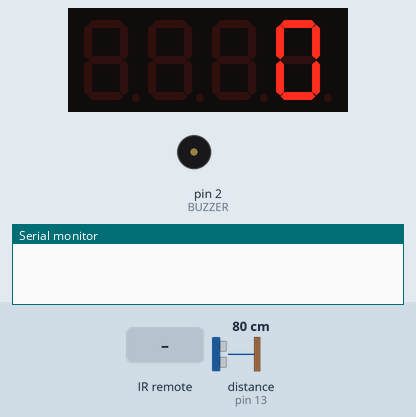
Simulated run of this sketch. Board: Arduino Uno, built with avr-gcc and run on an emulated ATmega328P. On the bench: 4-digit seven-segment display, buzzer (waves = sounding), the last lines printed to the serial monitor. The test bench sets the inputs (shaded band); at power-on: distance to the obstacle (sensor on pin 13) 80 cm. The echo pulse lasts 58.3 µs per cm.

Above: at 2.2 s.
2.3 s: distance to the obstacle (sensor on pin 13) set to 2 cm
At 3.8 s:
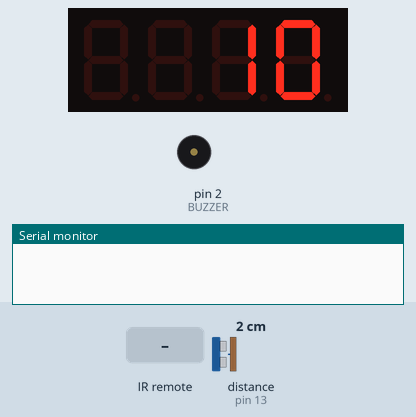
5.3 s: infrared code 0xF30CFF00 received
At 6.7 s:
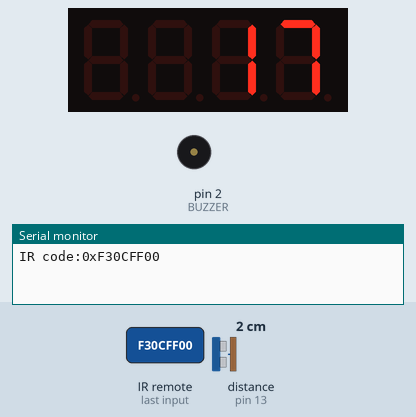
7.5 s: infrared code 0xBA45FF00 received
At 8.8 s:
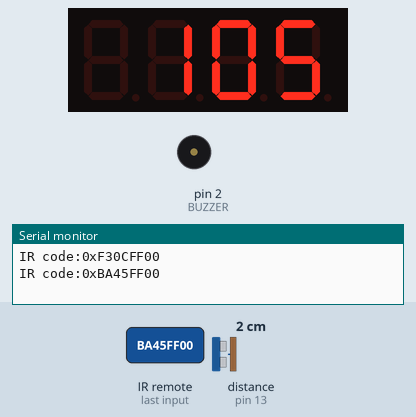
9.5 s: infrared code 0xE916FF00 received
At 10.8 s:
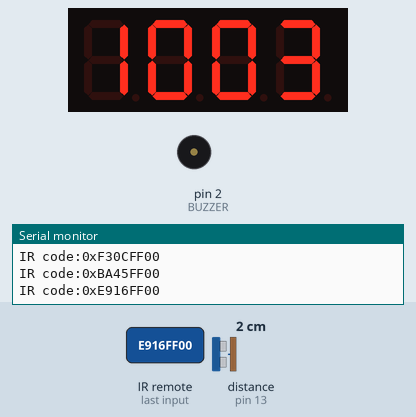
Timing chart, 0 to 14.6 s (numbered marks = the images above; inputs shaded):
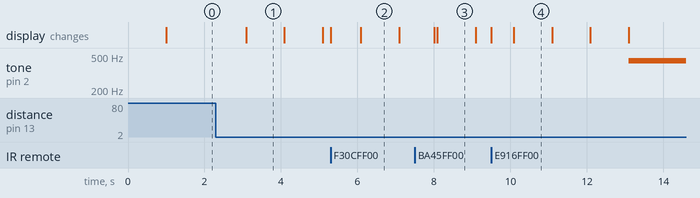

The sketch:

finalProjectAlarm.ino
```cpp
#include "SevSeg.h"
#include "SR04.h"
#include <IRremote.h>

// 4-DIGIT 7-SEGMENT
const uint8_t SEGMENT_A = 5;
const uint8_t SEGMENT_B = 6;
const uint8_t SEGMENT_C = 7;
const uint8_t SEGMENT_D = 8;
const uint8_t SEGMENT_E = 9;
const uint8_t SEGMENT_F = 10;
const uint8_t SEGMENT_G = 11;
const uint8_t SEGMENT_D1 = A1;
const uint8_t SEGMENT_D2 = A2;
const uint8_t SEGMENT_D3 = A3;
const uint8_t SEGMENT_D4 = A4;

// LEDS
const uint8_t LED_GREEN = 4;
const uint8_t LED_YELLOW = 3;
const uint8_t LED_RED = A5;

// BUZZER
const uint8_t BUZZER = 2;

// CONTROL REMOTO
const uint8_t IR = A0;

// ULTRASONIDO
const uint8_t TRIG = 13;
const uint8_t ECHO = 12;

// EL CÓDIGO PARA DESACTIVAR LA ALARMA
const uint16_t CODE = 905;

// Configuración display de 7 segmentos
SevSeg sevseg;
byte numDigits = 4;
byte digitPins[] = { SEGMENT_D1, SEGMENT_D2, SEGMENT_D3, SEGMENT_D4 };
// Display segment pins A,B,C,D,E,F,G,DP (DP por el momento se pone en un pin cualquiera)
byte segmentPins[] = { SEGMENT_A, SEGMENT_B, SEGMENT_C, SEGMENT_D, SEGMENT_E, SEGMENT_F, SEGMENT_G };
// Dropping resistors used
bool resistorsOnSegments = true;  // 'false' means resistors are on digit pins
// Display type
byte hardwareConfig = COMMON_CATHODE;
bool updateWithDelays = false;  // Default 'false' is Recommended
bool leadingZeros = false;      // Use 'true' if you'd like to keep the leading zeros
bool disableDecPoint = true;    // Use 'true' if your decimal point doesn't exist or isn't connected

// Configuración sensor ultrasónico
SR04 sr04 = SR04(ECHO, TRIG);
long ultrasonicDistance;
// Controlar cada cuanto se comprueba el sensor
long timer = millis();

// Comprueba si se ha activado el sensor de proximidad, y el número de la cuenta atrás actual
bool countDown = false;
uint8_t countDownNum = 0;

// El número que se mostrará en el display
uint16_t numberToDisplay = 0;
int16_t actualCode = -1;
// El código para desactivar la alarma
uint16_t alarmCode = 896;

// Configuración inicial control remoto
IRrecv irrecv(IR);  // create instance of 'irrecv'
//vairable uses to store the last decodedRawData
uint32_t last_decodedRawData = 0;

// Se comprueba si la alarma está activada o no
bool alarmOn = true;


void setup() {
  Serial.begin(9600);
  delay(1000);
  // Start display object
  sevseg.begin(hardwareConfig, numDigits, digitPins, segmentPins, resistorsOnSegments,
               updateWithDelays, leadingZeros, disableDecPoint);
  // Set brightness
  sevseg.setBrightness(90);
  irrecv.enableIRIn();  // Start the receiver
}

void loop() {
  if (alarmOn) {
    if (!countDown) {
      if (millis() - timer >= 1000) {
        ultrasonicDistance = sr04.Distance();
        if (ultrasonicDistance < 50) {
          countDown = true;
          countDownNum = 10;
          numberToDisplay = countDownNum;
          digitalWrite(LED_YELLOW, HIGH);
        }
        timer = millis();
      }
    }

    else {
      if (countDownNum == 0) {
        digitalWrite(LED_RED, HIGH);
        digitalWrite(LED_YELLOW, LOW);
        tone(BUZZER, 440);
        sevseg.blank();
        numberToDisplay = 0000;
        alarmOn = false;
      }

      else if (millis() - timer >= 1000) {
        numberToDisplay--;
        countDownNum--;
        timer = millis();
      }

      if (irrecv.decode())  // have we received an IR signal?
      {
        int8_t code = translateIR();
        if (code != -2) {
          if (actualCode == -1) {
            actualCode = code;
          }

          else {
            if (code == -1 && actualCode == alarmCode) {
              digitalWrite(LED_GREEN, HIGH);
              digitalWrite(LED_YELLOW, LOW);
              sevseg.blank();
              numberToDisplay = 0000;
              alarmOn = false;
              actualCode = 000;
              countDownNum = 0;
            }

            if (actualCode < 100) {
              actualCode = concat(actualCode, code);
            }
          }
          numberToDisplay = concat(actualCode, countDownNum);
        }
        irrecv.resume();  // receive the next value
      }
    }
    // Set the number to display
    sevseg.setNumber(numberToDisplay);
    // Refresh the display
    sevseg.refreshDisplay();
  }
}

int8_t translateIR()  // takes action based on IR code received
{
  Serial.print("IR code:0x");
  Serial.println(irrecv.decodedIRData.decodedRawData, HEX);
  //map the IR code to the remote key
  switch (irrecv.decodedIRData.decodedRawData) {
    case 0xBA45FF00:
      if (actualCode > 100 && actualCode < 999) return -1;
      break;
    case 0xE916FF00: return 0; break;
    case 0xF30CFF00: return 1; break;
    case 0xE718FF00: return 2; break;
    case 0xA15EFF00: return 3; break;
    case 0xF708FF00: return 4; break;
    case 0xE31CFF00: return 5; break;
    case 0xA55AFF00: return 6; break;
    case 0xBD42FF00: return 7; break;
    case 0xAD52FF00: return 8; break;
    case 0xB54AFF00: return 9; break;
    default: return -2; break;
  }  // End Case
  //store the last decodedRawData
  last_decodedRawData = irrecv.decodedIRData.decodedRawData;
  delay(500);  // Do not get immediate repeat
}  //END translateIR

uint16_t concat(uint16_t num1, uint16_t num2) {
  if (num1 == -1) {
    return num2;
  }
  uint16_t pow = 10;
  while (num2 >= pow)
    pow *= 10;

  return (num1 * pow) + num2;
}
```

Measured:
- after the input at 2.3 s, the display: changes after 0.79 s (image 1)
- what the display in image 1 shows lasts 1.0 s, from 3.1 s to 4.1 s
